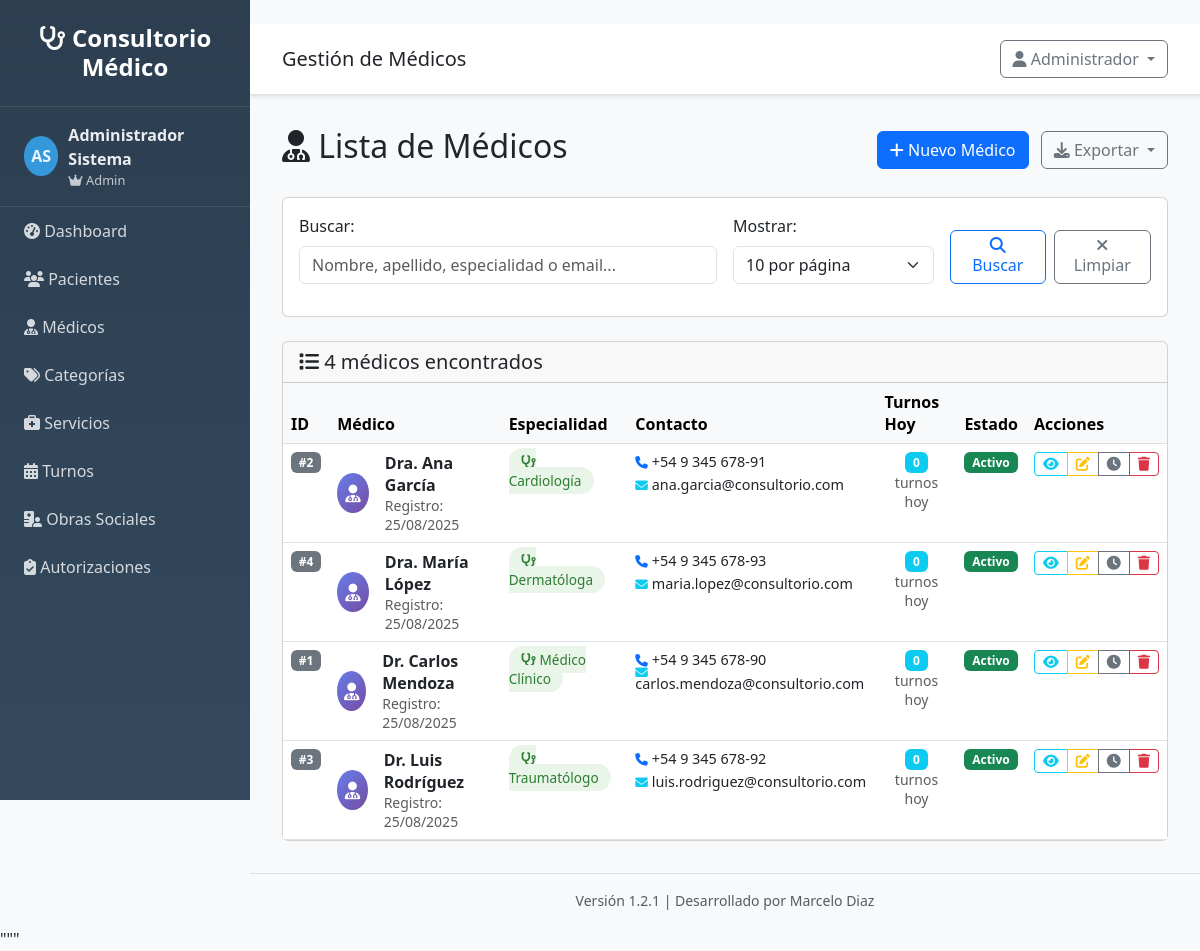
/profesionales/ (signed in), run on an earlier commit of the app's database.
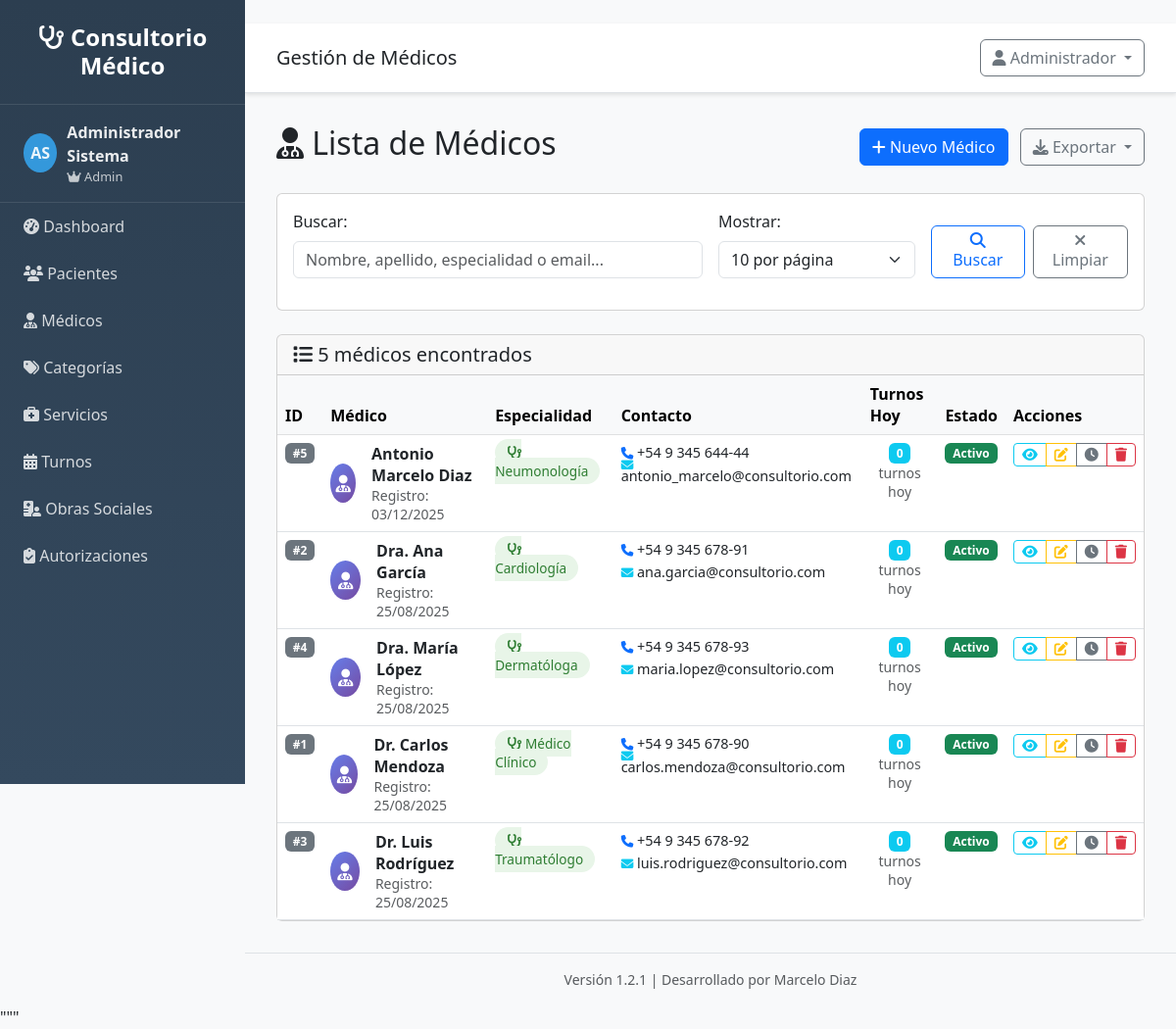
And on a later commit of the database.
### src/models/usuario.py (models this page shows, shortened)
class Usuario(UserMixin, db.Model):
    __tablename__ = 'usuarios'
    __table_args__ = {'extend_existing': True}
    id = db.Column(db.Integer, primary_key=True)
    username = db.Column(db.String(80), unique=True, nullable=False)
    email = db.Column(db.String(120), unique=True, nullable=False)
    password_hash = db.Column(db.String(255), nullable=False)
    nombre = db.Column(db.String(100), nullable=False)
    apellido = db.Column(db.String(100), nullable=False)
    rol = db.Column(db.String(20), default='usuario')
    activo = db.Column(db.Boolean, default=True)
    ultimo_login = db.Column(db.DateTime)
    fecha_creacion = db.Column(db.DateTime, default=datetime.utcnow)
    @property
    def nombre_completo(self):
        return f"{self.nombre} {self.apellido}"
    def is_admin(self):
        return self.rol == 'admin'

### src/models/profesional.py (models this page shows, shortened)
class Profesional(db.Model):
    __tablename__ = 'profesionales'
    __table_args__ = {'extend_existing': True}
    id = db.Column(db.Integer, primary_key=True)
    nombre = db.Column(db.String(100), nullable=False)
    apellido = db.Column(db.String(100), nullable=False)
    telefono = db.Column(db.String(20), nullable=True)
    email = db.Column(db.String(120), nullable=True)
    especialidad = db.Column(db.String(100), nullable=True)
    activo = db.Column(db.Boolean, default=True)
    fecha_creacion = db.Column(db.DateTime, default=datetime.utcnow)
    turnos = db.relationship('Turno', backref='profesional', lazy=True)
    @property
    def nombre_completo(self):
        return f"{self.nombre} {self.apellido}"

### src/routes/profesionales.py (the view)
@profesionales_bp.route('/')
@login_required
def listar():
    page = request.args.get('page', 1, type=int)
    per_page = request.args.get('per_page', 10, type=int)
    search = request.args.get('search', '', type=str)
    profesionales = ProfesionalService.get_paginated_profesionales(page, per_page, search)
    return render_template('profesionales/listar.html',
                         profesionales=profesionales,
                         search=search)

### templates/profesionales/listar.html (shortened to what this page needs)
{% extends "base.html" %}
{% block page_title %}Gestión de Médicos{% endblock %}
{% block content %}
<div class="d-flex justify-content-between align-items-center mb-4">
    <h2>
        <i class="fas fa-user-md"></i> Lista de Médicos
    </h2>
    <div>
        <a href="{{ url_for('profesionales.nuevo') }}" class="btn btn-primary">
            <i class="fas fa-plus"></i> Nuevo Médico
        </a>
        <div class="btn-group ms-2">
            <button type="button" class="btn btn-outline-secondary dropdown-toggle" data-bs-toggle="dropdown">
                <i class="fas fa-download"></i> Exportar
            </button>
        </div>
    </div>
</div>
<div class="card mb-4">
    <div class="card-body">
        <form method="GET" class="row g-3">
            <div class="col-md-6">
                <label for="search" class="form-label">Buscar:</label>
                <input type="text" class="form-control" id="search" name="search"
                       value="{{ search }}" placeholder="Nombre, apellido, especialidad o email...">
            </div>
            <div class="col-md-3">
                <label for="per_page" class="form-label">Mostrar:</label>
                <select class="form-select" id="per_page" name="per_page">
                    <option value="10" {% if request.args.get('per_page', '10') == '10' %}selected{% endif %}>10 por página</option>
                </select>
            </div>
            <div class="col-md-3 d-flex align-items-end">
                <button type="submit" class="btn btn-outline-primary me-2">
                    <i class="fas fa-search"></i> Buscar
                </button>
                <a href="{{ url_for('profesionales.listar') }}" class="btn btn-outline-secondary">
                    <i class="fas fa-times"></i> Limpiar
                </a>
            </div>
        </form>
    </div>
</div>
<div class="card">
    <div class="card-header">
        <h5 class="card-title mb-0">
            <i class="fas fa-list"></i>
            {% if profesionales and profesionales.items %}
                {{ profesionales.total }} médico{{ 's' if profesionales.total != 1 else '' }} encontrado{{ 's' if profesionales.total != 1 else '' }}
            {% else %}
                No hay médicos
            {% endif %}
        </h5>
    </div>
    <div class="card-body p-0">
        {% if profesionales and profesionales.items %}
            <div class="table-responsive">
                <table class="table table-hover mb-0">
                    <thead class="table-light">
                        <tr>
                            <th>ID</th>
                            <th>Médico</th>
                            <th>Especialidad</th>
                            <th>Contacto</th>
                            <th>Turnos Hoy</th>
                            <th>Estado</th>
                            <th>Acciones</th>
                        </tr>
                    </thead>
                    <tbody>
                        {% for profesional in profesionales.items %}
                        <tr>
                            <td>
                                <span class="badge bg-secondary">#{{ profesional.id }}</span>
                            </td>
                            <td>
                                <div class="d-flex align-items-center">
                                    <div class="doctor-avatar me-3">
                                        <i class="fas fa-user-md"></i>
                                    </div>
                                    <div>
                                        <strong>{{ profesional.nombre_completo }}</strong>
                                        <br><small class="text-muted">Registro: {{ profesional.fecha_creacion.strftime('%d/%m/%Y') if profesional.fecha_creacion else 'N/A' }}</small>
                                    </div>
                                </div>
                            </td>
                            <td>
                                {% if profesional.especialidad %}
                                    <span class="specialty-badge">
                                        <i class="fas fa-stethoscope"></i>
                                        {{ profesional.especialidad }}
                                    </span>
                                {% else %}
                                    <span class="text-muted">Sin especialidad</span>
                                {% endif %}
                            </td>
                            <td>
                                <div class="contact-info">
                                    {% if profesional.telefono %}
                                        <div class="mb-1">
                                            <a href="tel:{{ profesional.telefono }}" class="text-decoration-none">
                                                {{ profesional.telefono|telefono }}
                                            </a>
                                        </div>
                                    {% endif %}
                                    {% if profesional.email %}
                                        <div>
                                            <a href="mailto:{{ profesional.email }}" class="text-decoration-none">
                                                {{ profesional.email }}
                                            </a>
                                        </div>
                                    {% endif %}
                                </div>
                            </td>
                            <td>
                                <div class="today-appointments">
                                    <span class="badge bg-info">
                                        {{ profesional.turnos|selectattr('fecha', 'equalto', today)|list|length if today else 0 }}
                                    </span>
                                    <small class="text-muted d-block">turnos hoy</small>
                                </div>
                            </td>
                            <td>
                                <span class="badge bg-success">Activo</span>
                            </td>
                            <td>
                                <div class="btn-group btn-group-sm">
                                    <a href="{{ url_for('profesionales.detalle', id=profesional.id) }}"
                                       class="btn btn-outline-info" title="Ver detalle">
                                        <i class="fas fa-eye"></i>
                                    </a>
                                    <a href="{{ url_for('profesionales.editar', id=profesional.id) }}"
                                       class="btn btn-outline-warning" title="Editar">
                                        <i class="fas fa-edit"></i>
                                    </a>
                                    <a href="{{ url_for('profesionales.horarios', id=profesional.id) }}"
                                       class="btn btn-outline-secondary" title="Ver horarios">
                                        <i class="fas fa-clock"></i>
                                    </a>
                                    <button type="button" class="btn btn-outline-danger"
                                            title="Eliminar" onclick="eliminarProfesional({{ profesional.id }}, '{{ profesional.nombre_completo }}')">
                                        <i class="fas fa-trash"></i>
                                    </button>
                                </div>
                            </td>
                        </tr>
                        {% endfor %}
                    </tbody>
                </table>
            </div>
        {% endif %}
    </div>
</div>
{% endblock %}

### templates/base.html (shortened to what this page needs)
<!DOCTYPE html>
<html lang="es">
<head>
    <link href="https://cdn.jsdelivr.net/npm/bootstrap@5.3.0/dist/css/bootstrap.min.css" rel="stylesheet">
    <link href="https://cdnjs.cloudflare.com/ajax/libs/font-awesome/6.4.0/css/all.min.css" rel="stylesheet">
</head>
<body>
    <nav class="sidebar" id="sidebar">
        <div class="logo">
            <h4><i class="fas fa-stethoscope"></i> Consultorio Médico</h4>
        </div>
        {% if current_user and current_user.is_authenticated %}
        <div class="user-info">
            <div class="user-avatar">
                {{ current_user.nombre[0] if current_user.nombre else 'U' }}{{ current_user.apellido[0] if current_user.apellido else 'S' }}
            </div>
            <div>
                <div class="fw-bold">{{ current_user.nombre_completo if current_user.nombre_completo else 'Usuario' }}</div>
                <div style="font-size: 0.8em; opacity: 0.8;">
                    {% if current_user.is_admin and current_user.is_admin() %}
                        <i class="fas fa-crown"></i> Admin
                    {% elif current_user.is_medico and current_user.is_medico() %}
                        <i class="fas fa-user-md"></i> Médico
                    {% else %}
                        <i class="fas fa-user"></i> Usuario
                    {% endif %}
                </div>
            </div>
        </div>
        {% endif %}
        <ul class="nav flex-column">
            <li class="nav-item">
                <a class="nav-link" href="{{ url_for('main.index') }}">
                    <i class="fas fa-tachometer-alt"></i> Dashboard
            </a>
        </li>
            {% if current_user and current_user.is_authenticated %}
            <li class="nav-item">
                <a class="nav-link" href="{{ url_for('clientes.listar') if url_for else '#' }}">
                    <i class="fas fa-users"></i> Pacientes
                </a>
            </li>
            <li class="nav-item">
                <a class="nav-link" href="{{ url_for('profesionales.listar') if url_for else '#' }}">
                    <i class="fas fa-user-md"></i> Médicos
                </a>
            </li>
            <li class="nav-item">
                <a class="nav-link" href="{{ url_for('categorias.listar') if url_for else '#' }}">
                    <i class="fas fa-tags"></i> Categorías
                </a>
            </li>
            <li class="nav-item">
                <a class="nav-link" href="{{ url_for('servicios.listar') if url_for else '#' }}">
                    <i class="fas fa-briefcase-medical"></i> Servicios
                </a>
            </li>
            <li class="nav-item">
                <a class="nav-link" href="{{ url_for('turnos.listar') if url_for else '#' }}">
                    <i class="fas fa-calendar-alt"></i> Turnos
                </a>
            </li>
            <li class="nav-item">
                <a class="nav-link" href="{{ url_for('obras_sociales.listar') if url_for else '#' }}">
                    <i class="fas fa-hospital-user"></i> Obras Sociales
                </a>
            </li>
            <li class="nav-item">
                <a class="nav-link" href="{{ url_for('autorizaciones.listar') if url_for else '#' }}">
                    <i class="fas fa-clipboard-check"></i> Autorizaciones
                </a>
            </li>
            {% endif %}
        </ul>
    </nav>
    <div class="main-content">
        <div class="top-navbar d-flex justify-content-between align-items-center">
            <div>
                <h5 class="mb-0">{% block page_title %}Sistema de Gestión{% endblock %}</h5>
            </div>
            <div class="dropdown">
                <button class="btn btn-outline-secondary dropdown-toggle" type="button" data-bs-toggle="dropdown">
                    <i class="fas fa-user"></i>
                    {% if current_user and current_user.is_authenticated %}
                        {{ current_user.nombre if current_user.nombre else 'Usuario' }}
                    {% else %}
                        Invitado
                    {% endif %}
                </button>
            </div>
        </div>
        <div class="content-wrapper">
            {% block content %}{% endblock %}
        </div>
        <footer class="footer mt-auto py-3">
            <div class="container-fluid">
                <div class="row">
                    <div class="col-12 text-center">
                        <small class="text-muted">
                            Versión {{ system_version }} | Desarrollado por {{ system_author }}
                        </small>
                    </div>
                </div>
            </div>
        </footer>
    </div>
</body>
</html>

What changed in the data, as far as the page shows it:
added Profesional: id "5", nombre_completo "Antonio Marcelo Diaz", fecha_creacion "03/12/2025", especialidad "Neumonología", telefono|telefono "+54 9 345 644-44", email "antonio_marcelo@consultorio.com", turnos|selectattr "0"
Also different on the page:
{{ profesionales.total }}: "4" → "5"
